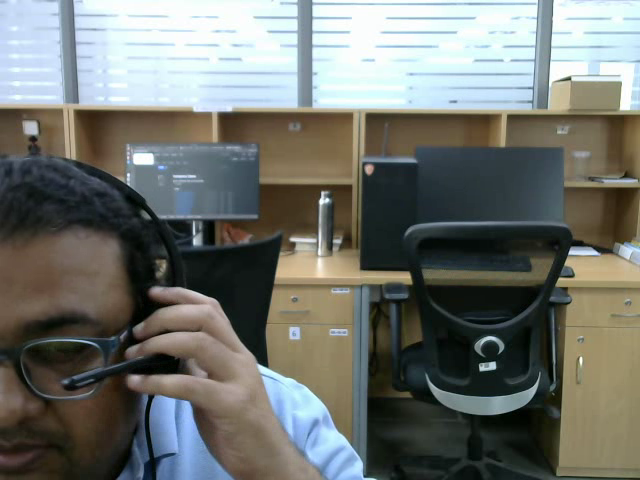
#> input picture frame 51 of dataset/V01/S01/T0001/cam1.mp4, 640 x 480 px
$ python objectdetection.py
#> lines starting #> are read from the running program, lines starting #| are printed output that depends on the picture; after the words box and inside, x2 and y2 are one past the last pixel; in counts of white or black regions, pixels touching at a corner belong together
import cv2
import numpy as np

cap = cv2.VideoCapture("cam1.mp4")

while True:
    ret, frame = cap.read()
#> frame is the input picture: shape (480, 640, 3); mean B, G, R 110.1, 115.2, 112
    if not ret:
        break

    # Convert to HSV
    hsv = cv2.cvtColor(frame, cv2.COLOR_BGR2HSV)
#> hsv: shape (480, 640, 3); mean H, S, V 60.3, 70.2, 124.7

    # 🟠 Orange color range (tweak if needed)
    lower_orange = np.array([5, 100, 100])
    upper_orange = np.array([20, 255, 255])

    mask = cv2.inRange(hsv, lower_orange, upper_orange)
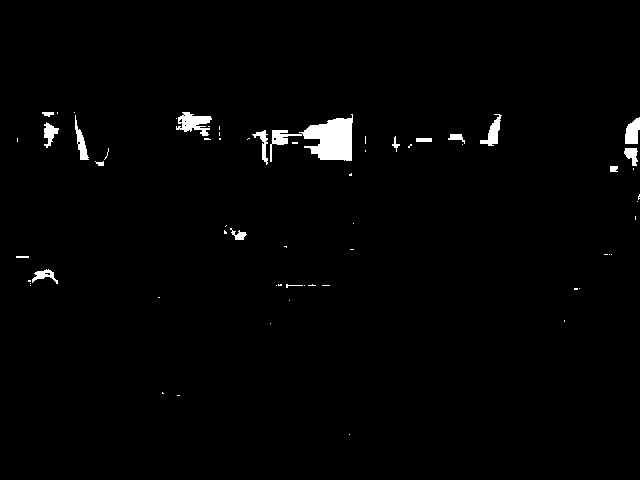
#> mask: shape (480, 640); 1.5% white; 64 white regions (46 under 20 px), largest, box (x1, y1, x2, y2) and area: (270, 114, 353, 162) 1890, (176, 112, 212, 136) 473, (625, 117, 640, 144) 297

    # Clean noise
    kernel = np.ones((5,5), np.uint8)
    mask = cv2.morphologyEx(mask, cv2.MORPH_OPEN, kernel)
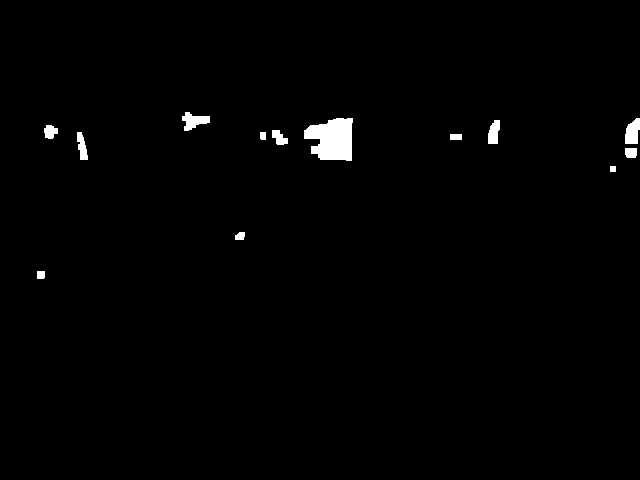
#> mask: shape (480, 640); 1.1% white; 13 white regions, largest, box (x1, y1, x2, y2) and area: (304, 118, 353, 161) 1581, (182, 112, 210, 131) 301, (625, 118, 640, 144) 296
    mask = cv2.morphologyEx(mask, cv2.MORPH_DILATE, kernel)
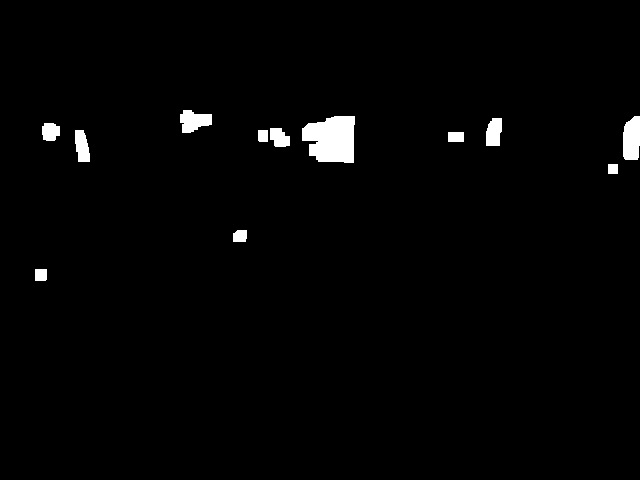
#> mask: shape (480, 640); 1.7% white; 12 white regions

    # Find contours
    contours, _ = cv2.findContours(mask, cv2.RETR_EXTERNAL, cv2.CHAIN_APPROX_SIMPLE)
#> contours = 12 contours; largest, box (x1, y1, x2, y2) and area: (302, 116, 355, 163) 1904, (623, 116, 640, 160) 608, (180, 110, 212, 133) 462, (486, 118, 502, 146) 342, (75, 130, 90, 162) 330

    if contours:
        # Take largest contour (assumes it's the arm)
        c = max(contours, key=cv2.contourArea)
#> c = contour of 33 points, box (x1, y1, x2, y2) (302, 116, 355, 163), area 1904

        if cv2.contourArea(c) > 500:  # ignore tiny noise
            x, y, w, h = cv2.boundingRect(c)
#> x = 302; y = 116; w = 53; h = 47

            # Draw bounding box
            cv2.rectangle(frame, (x, y), (x+w, y+h), (0,255,0), 2)
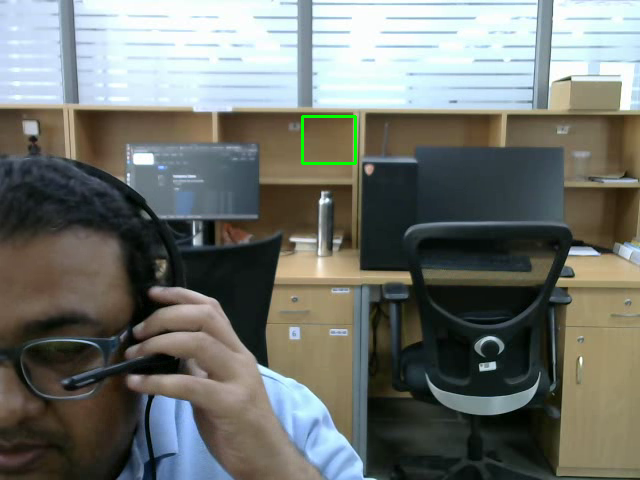
#> frame: shape (480, 640, 3); 0.19% of pixels changed, all inside (x1, y1, x2, y2) = (301, 115, 357, 165)

            # Center point
            cx = x + w // 2
#> cx = 328
            cy = y + h // 2
#> cy = 139
            cv2.circle(frame, (cx, cy), 5, (0,0,255), -1)
#> frame: shape (480, 640, 3); 0.03% of pixels changed, all inside (x1, y1, x2, y2) = (323, 134, 334, 145)

    cv2.imshow("mask", mask)
    cv2.imshow("frame", frame)

    if cv2.waitKey(30) & 0xFF == 27:
#> (key Esc is pressed here)
        break

cap.release()
cv2.destroyAllWindows()

$ run again, starting later in the video
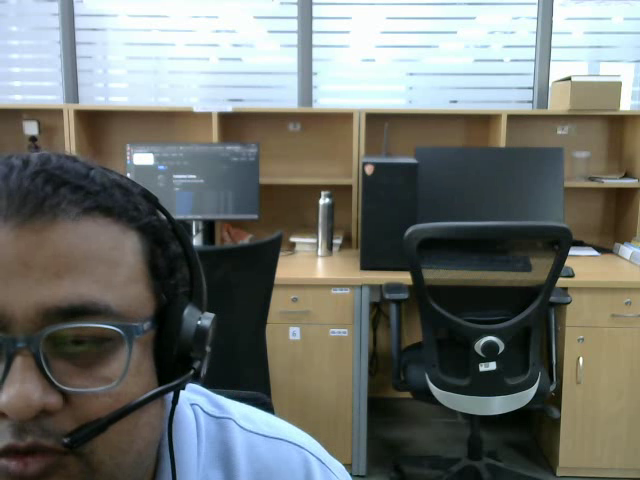
#> input picture frame 230 of dataset/V01/S01/T0001/cam1.mp4, 640 x 480 px
#> frame is the input picture: shape (480, 640, 3); mean B, G, R 110, 114.8, 111.1
#> hsv: shape (480, 640, 3); mean H, S, V 62, 68.9, 124.2
#> `mask = cv2.morphologyEx(mask, cv2.MORPH_DILATE, kernel)`:
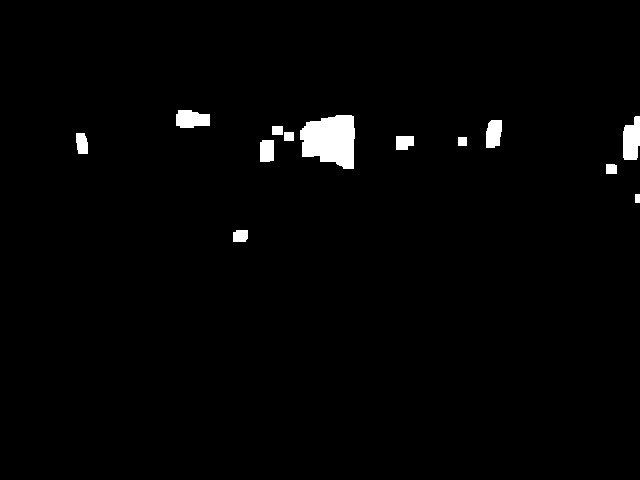
#> mask: shape (480, 640); 1.7% white; 13 white regions
#> contours = 13 contours; largest, box (x1, y1, x2, y2) and area: (300, 115, 355, 169) 2196, (623, 116, 640, 160) 552, (176, 110, 210, 128) 457, (486, 120, 502, 148) 347, (260, 140, 274, 162) 266
#> c = contour of 48 points, box (x1, y1, x2, y2) (300, 115, 355, 169), area 2196
#> x = 300; y = 115; w = 55; h = 54
#> `cv2.rectangle(frame, (x, y), (x+w, y+h), (0,255,0), 2)`:
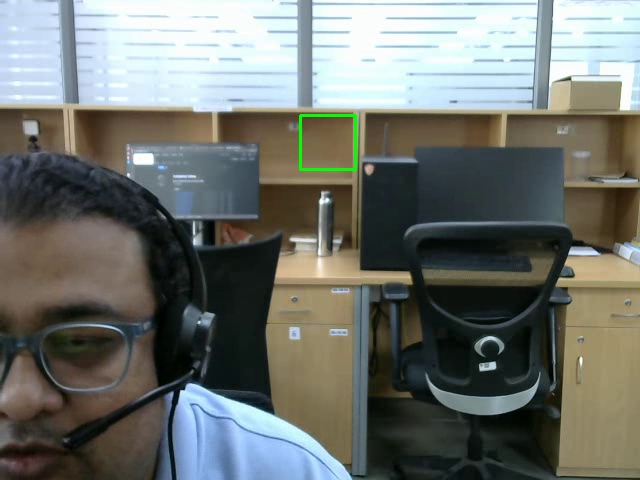
#> frame: shape (480, 640, 3); 0.21% of pixels changed, all inside (x1, y1, x2, y2) = (299, 114, 357, 171)
#> cx = 327
#> cy = 142

$ run again, starting later in the video
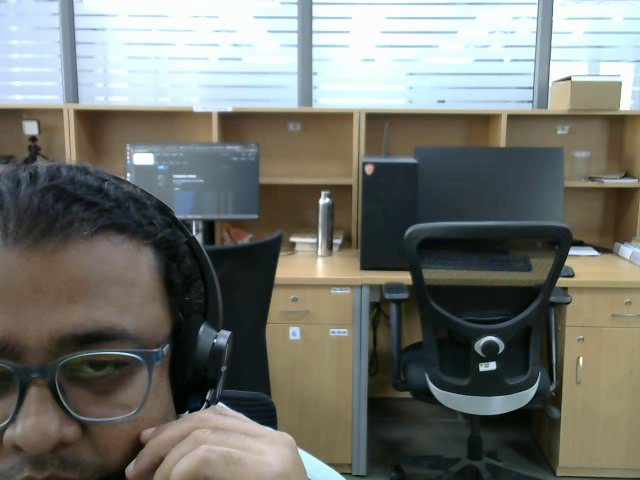
#> input picture frame 409 of dataset/V01/S01/T0001/cam1.mp4, 640 x 480 px
#> frame is the input picture: shape (480, 640, 3); mean B, G, R 110.7, 117.2, 114.8
#> hsv: shape (480, 640, 3); mean H, S, V 59.6, 64.5, 125.4
#> `mask = cv2.morphologyEx(mask, cv2.MORPH_DILATE, kernel)`:
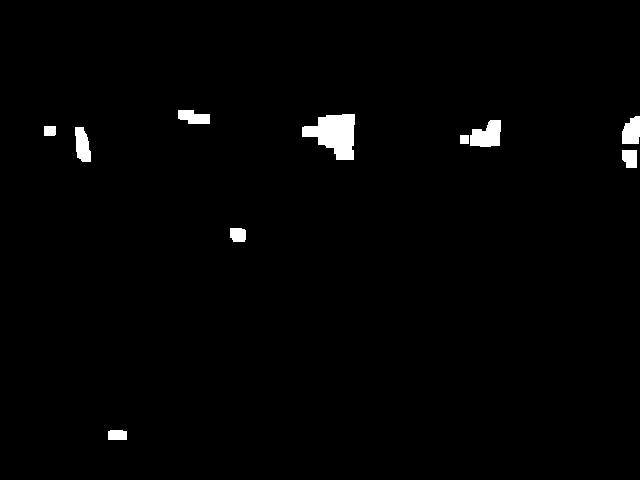
#> mask: shape (480, 640); 1.4% white; 10 white regions
#> contours = 10 contours; largest, box (x1, y1, x2, y2) and area: (302, 114, 355, 160) 1472, (470, 120, 501, 147) 569, (75, 127, 91, 162) 377, (622, 116, 640, 144) 374, (178, 110, 210, 124) 298
#> c = contour of 34 points, box (x1, y1, x2, y2) (302, 114, 355, 160), area 1472
#> x = 302; y = 114; w = 53; h = 46
#> `cv2.rectangle(frame, (x, y), (x+w, y+h), (0,255,0), 2)`:
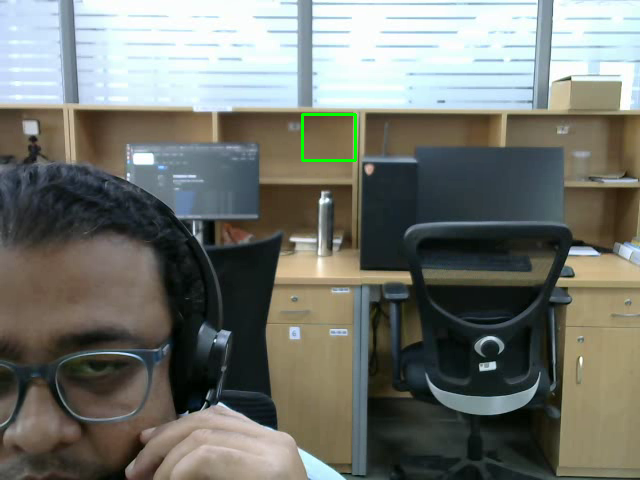
#> frame: shape (480, 640, 3); 0.19% of pixels changed, all inside (x1, y1, x2, y2) = (301, 113, 357, 162)
#> cx = 328
#> cy = 137
